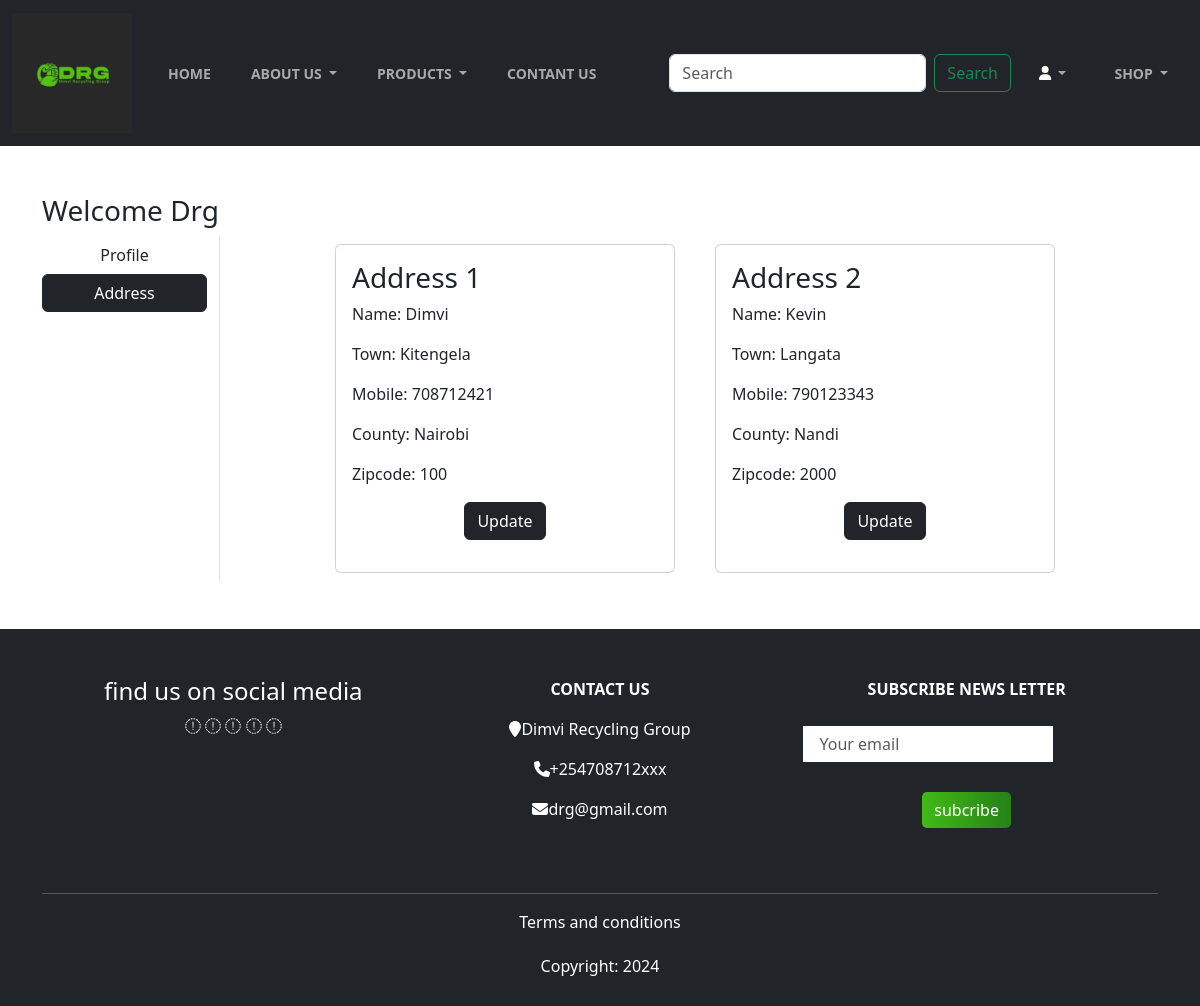
The page /address/ (signed in) on the database its author committed.
### app/models.py (models this page shows, shortened)
class Customer(models.Model):
    user = models.ForeignKey(User, on_delete=models.CASCADE)
    name = models.CharField(max_length=200)
    town = models.CharField(max_length=50)
    mobile = models.IntegerField(default=0)
    zipcode = models.IntegerField()
    county = models.CharField(choices=STATE_CHOICES, max_length=100)

### app/views.py (the view)
# urls.py: path('address/', views.address, name='address'),
def address(request):
    add = Customer.objects.filter(user=request.user)
    return render(request, 'app/address.html', locals())

### app/templates/app/address.html (shortened to what this page needs)
{% extends 'app/base.html' %}
{% load static %}
{% block main-content %}
<div class="container my-5">
    <div class="row ">
        <h3>Welcome <span class="text-capitalize">{{ request.user}}</span></h3>
        <div class="col-sm-2 border-end">
            <ul class="list-unstyled">
                <li class="d-grid"> <a href="{% url 'profile' %}" class="btn ">Profile</a></li>
                <li class="d-grid"> <a href="{% url 'address' %}" class="btn btn-dark">Address</a></li>
            </ul>
        </div>
        <div class="col-sm-8 offset-sm-1">
            <div class="row">
                {% for ad in add %}
                <div class="col-sm-6">
                    <div class="card m-2">
                        <div class="card-body">
                            <h3>Address {{ forloop.counter}}</h3>
                            <p>Name: {{ ad.name}}</p>
                            <p>Town: {{ ad.town}}</p>
                            <p>Mobile: {{ ad.mobile}}</p>
                            <p>County: {{ ad.county}}</p>
                            <p>Zipcode: {{ ad.zipcode}}</p>
                            <p class="text-center"><a href="{% url 'updateAdress' pk=ad.id %}" type="button" class="btn btn-dark"> Update</a></p>
                        </div>
                    </div>
                </div>
                {% endfor %}
            </div>
        </div>
    </div>
</div>
{% endblock main-content %}

### rows shown on the page
Customer: name "Dimvi", town "Kitengela", mobile "708712421", county "Nairobi", zipcode "100"
Customer: name "Kevin", town "Langata", mobile "790123343", county "Nandi", zipcode "2000"

### other values the page prints
{{ request.user }} "Drg"
